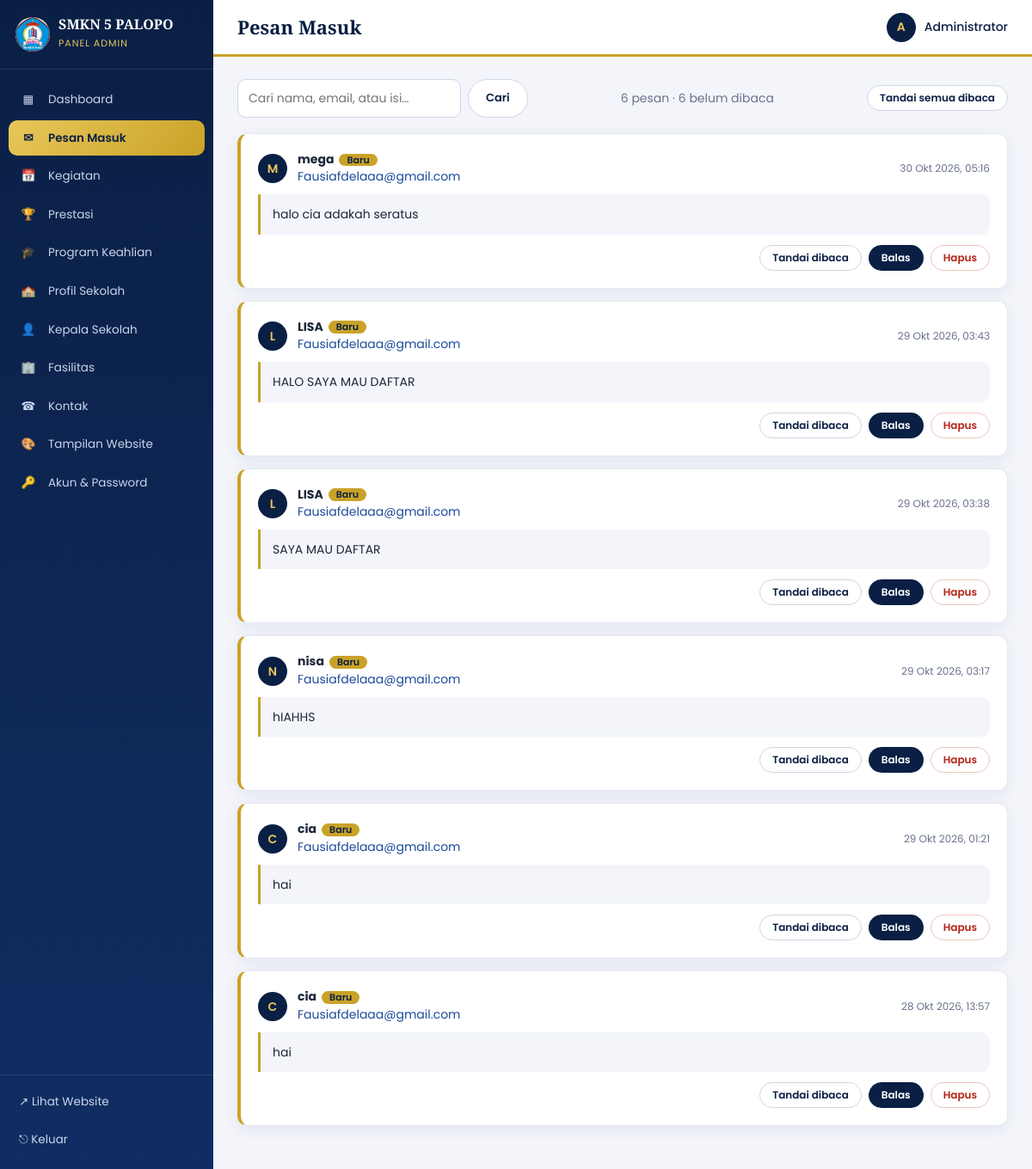
/admin/pesan.php (signed in), run on the app's committed database.
### tables this page shows
CREATE TABLE `pesan` (
  `id_pesan` int NOT NULL AUTO_INCREMENT,
  `nama`   varchar(100) NOT NULL,
  `email`  varchar(120) NOT NULL,
  `isi`    text NOT NULL,
  `dibaca` tinyint(1) NOT NULL DEFAULT 0,
  `dibuat` timestamp NULL DEFAULT CURRENT_TIMESTAMP,
  PRIMARY KEY (`id_pesan`),
  KEY `idx_pesan_dibuat` (`dibuat`)
);

### config/helpers.php (called while the page is built, shortened)
<?php
function e(?string $s): string {
    return htmlspecialchars($s ?? '', ENT_QUOTES, 'UTF-8');
}
function tanggal_indo(?string $tgl): string {
    $bln = [1=>'Jan','Feb','Mar','Apr','Mei','Jun','Jul','Agu','Sep','Okt','Nov','Des'];
    $t = strtotime($tgl);
    return date('d', $t) . ' ' . $bln[(int)date('n', $t)] . ' ' . date('Y', $t);
}

### admin/pesan.php (the view, shortened to what this page needs)
<?php
require_once __DIR__ . '/includes/layout.php';
$db = db();
$q = trim($_GET['q'] ?? '');
$s = $db->prepare('SELECT * FROM pesan WHERE nama LIKE ? OR email LIKE ? OR isi LIKE ? ORDER BY dibuat DESC, id_pesan DESC');
$s->execute(["%$q%", "%$q%", "%$q%"]);
$rows = $s->fetchAll();
$belum = (int)$db->query('SELECT COUNT(*) FROM pesan WHERE dibaca = 0')->fetchColumn();
?>
<div class="toolbar">
  <form method="get" class="search"><input type="search" name="q" value="<?= e($q) ?>" placeholder="Cari nama, email, atau isi…"><button class="btn btn-ghost">Cari</button></form>
  <span class="muted"><?= count($rows) ?> pesan · <?= $belum ?> belum dibaca</span>
  <?php if ($belum): ?><form method="post"><?= csrf_field() ?><input type="hidden" name="aksi" value="semua"><button class="btn btn-ghost btn-sm">Tandai semua dibaca</button></form><?php endif; ?>
</div>
<?php foreach ($rows as $p): ?>
  <article class="card msg <?= $p['dibaca'] ? '' : 'baru' ?>">
    <header>
      <span class="avatar"><?= e(strtoupper(substr($p['nama'], 0, 1))) ?></span>
      <div><strong><?= e($p['nama']) ?><?= $p['dibaca'] ? '' : '<span class="badge">Baru</span>' ?></strong>
        <a href="mailto:<?= e($p['email']) ?>"><?= e($p['email']) ?></a></div>
      <time><?= e(tanggal_indo($p['dibuat'])) ?>, <?= e(date('H:i', strtotime($p['dibuat']))) ?></time>
    </header>
    <p><?= nl2br(e($p['isi'])) ?></p>
    <footer>
      <?php if (!$p['dibaca']): ?>
        <form method="post"><?= csrf_field() ?><input type="hidden" name="aksi" value="dibaca"><input type="hidden" name="id" value="<?= (int)$p['id_pesan'] ?>"><button class="btn btn-sm btn-ghost">Tandai dibaca</button></form>
      <?php endif; ?>
      <a class="btn btn-sm" href="mailto:<?= e($p['email']) ?>?subject=Re: Pesan ke SMKN 5 Palopo">Balas</a>
      <form method="post" onsubmit="return confirm('Hapus pesan ini?')"><button class="btn btn-sm btn-danger">Hapus</button></form>
    </footer>
  </article>
<?php endforeach; ?>

### admin/assets/css/admin.css (style rules this page uses)
:root { --navy:#0a1f44;--navy-2:#102d63;--blue:#1b4b9b;--gold:#c9a227;--gold-light:#e8c75a;--gold-soft:#fbf3d6; --bg:#f3f5fb;--text:#1c2638;--muted:#68738a;--border:#e3e8f2;--danger:#b42318;--radius:12px; --shadow:0 4px 18px rgba(10,31,68,.07);--serif:'Playfair Display',Georgia,serif }
* { box-sizing:border-box;margin:0;padding:0 }
body { font-family:'Poppins',Arial,sans-serif;background:var(--bg);color:var(--text);font-size:14px;line-height:1.6 }
a { color:var(--blue);text-decoration:none }
.avatar { display:inline-grid;place-items:center;width:34px;height:34px;border-radius:50%;background:var(--navy);color:var(--gold-light);font-weight:600;flex:none }
.card { background:#fff;border:1px solid var(--border);border-radius:var(--radius);box-shadow:var(--shadow);padding:20px }
.card+.card,.stats+.card,.toolbar+.card,.welcome+.stats { margin-top:18px }
.msg-row time,.msg time { font-size:12px;color:var(--muted);white-space:nowrap }
.muted { color:var(--muted) }
.toolbar { display:flex;justify-content:space-between;align-items:center;gap:12px;margin-bottom:16px;flex-wrap:wrap }
.search { display:flex;gap:8px }
input,textarea,select { font:inherit;color:inherit;width:100%;border:1px solid #cfd6e4;border-radius:10px;padding:10px 12px;background:#fff;transition:.15s }
.search input { width:260px }
.btn { display:inline-block;border:1px solid transparent;border-radius:30px;padding:9px 20px;font:600 13px 'Poppins',sans-serif;cursor:pointer;transition:.15s;background:var(--navy);color:#fff;white-space:nowrap }
.btn-ghost { background:#fff;color:var(--navy);border-color:#cfd6e4 }
.btn-danger { background:#fff;color:var(--danger);border-color:#f1c4bf }
.btn-sm { padding:5px 14px;font-size:12px }
.msg header { display:flex;align-items:center;gap:12px;margin-bottom:10px }
.msg header div { flex:1;min-width:0 }
.msg header strong { display:block;line-height:1.3 }
.msg p { background:var(--bg);border-left:3px solid var(--gold);padding:12px 14px;border-radius:0 10px 10px 0;overflow-wrap:anywhere }
.msg footer { display:flex;gap:8px;margin-top:12px;justify-content:flex-end }
.msg+.msg { margin-top:14px }
.msg.baru { border-left:4px solid var(--gold) }
.badge { display:inline-block;background:var(--gold);color:var(--navy);border-radius:20px;padding:0 9px;font-size:11px;font-weight:600;margin-left:6px;vertical-align:middle }

### data on the page
pesan: nama "M", nama "mega", dibaca "Baru", email "Fausiafdelaaa@gmail.com", dibuat "30 Okt 2026", dibuat "05:16", isi "halo cia adakah seratus"
pesan: nama "L", nama "LISA", dibaca "Baru", email "Fausiafdelaaa@gmail.com", dibuat "29 Okt 2026", dibuat "03:43", isi "HALO SAYA MAU DAFTAR"
pesan: nama "L", nama "LISA", dibaca "Baru", email "Fausiafdelaaa@gmail.com", dibuat "29 Okt 2026", dibuat "03:38", isi "SAYA MAU DAFTAR"
pesan: nama "N", nama "nisa", dibaca "Baru", email "Fausiafdelaaa@gmail.com", dibuat "29 Okt 2026", dibuat "03:17", isi "hIAHHS"
pesan: nama "C", nama "cia", dibaca "Baru", email "Fausiafdelaaa@gmail.com", dibuat "29 Okt 2026", dibuat "01:21", isi "hai"
pesan: nama "C", nama "cia", dibaca "Baru", email "Fausiafdelaaa@gmail.com", dibuat "28 Okt 2026", dibuat "13:57", isi "hai"

### other printed values
$ico "▦"
$label "Dashboard"
$ico "✉"
$label "Pesan Masuk"
$ico "📅"
$label "Kegiatan"
$ico "🏆"
$label "Prestasi"
$ico "🎓"
$label "Program Keahlian"
$ico "🏫"
$label "Profil Sekolah"
$ico "👤"
$label "Kepala Sekolah"
$ico "🏢"
